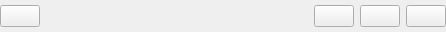
<?xml version="1.0" encoding="UTF-8"?>
<ui version="4.0">
 <class>MappingToolBarBase</class>
 <widget class="QWidget" name="MappingToolBarBase">
  <property name="geometry">
   <rect>
    <x>0</x>
    <y>0</y>
    <width>446</width>
    <height>32</height>
   </rect>
  </property>
  <property name="windowTitle">
   <string>Mapping Tool Bar</string>
  </property>
  <layout class="QVBoxLayout" name="verticalLayout">
   <property name="leftMargin">
    <number>0</number>
   </property>
   <property name="topMargin">
    <number>0</number>
   </property>
   <property name="rightMargin">
    <number>0</number>
   </property>
   <property name="bottomMargin">
    <number>0</number>
   </property>
   <item>
    <layout class="QHBoxLayout" name="toolbarLayout">
     <property name="leftMargin">
      <number>0</number>
     </property>
     <property name="topMargin">
      <number>0</number>
     </property>
     <item>
      <widget class="QPushButton" name="aboutButton">
       <property name="sizePolicy">
        <sizepolicy hsizetype="Fixed" vsizetype="Fixed">
         <horstretch>0</horstretch>
         <verstretch>0</verstretch>
        </sizepolicy>
       </property>
       <property name="toolTip">
        <string>About NAFI HiRes: Mapping Burnt Areas …</string>
       </property>
       <property name="text">
        <string/>
       </property>
       <property name="icon">
        <iconset>
         <normaloff>:/plugins/nafi_hires/images/info.png</normaloff>:/plugins/nafi_hires/images/info.png</iconset>
       </property>
      </widget>
     </item>
     <item>
      <spacer name="horizontalSpacer">
       <property name="orientation">
        <enum>Qt::Horizontal</enum>
       </property>
       <property name="sizeHint" stdset="0">
        <size>
         <width>40</width>
         <height>20</height>
        </size>
       </property>
      </spacer>
     </item>
     <item>
      <widget class="QPushButton" name="refreshButton">
       <property name="sizePolicy">
        <sizepolicy hsizetype="Fixed" vsizetype="Fixed">
         <horstretch>0</horstretch>
         <verstretch>0</verstretch>
        </sizepolicy>
       </property>
       <property name="toolTip">
        <string>Refresh Layers</string>
       </property>
       <property name="text">
        <string/>
       </property>
       <property name="icon">
        <iconset>
         <normaloff>:/plugins/nafi_hires/images/refresh.png</normaloff>:/plugins/nafi_hires/images/refresh.png</iconset>
       </property>
      </widget>
     </item>
     <item>
      <widget class="QPushButton" name="approveButton">
       <property name="sizePolicy">
        <sizepolicy hsizetype="Fixed" vsizetype="Fixed">
         <horstretch>0</horstretch>
         <verstretch>0</verstretch>
        </sizepolicy>
       </property>
       <property name="toolTip">
        <string>Approve Selected Burnt Areas</string>
       </property>
       <property name="text">
        <string/>
       </property>
       <property name="icon">
        <iconset>
         <normaloff>:/plugins/nafi_hires/images/approve.png</normaloff>:/plugins/nafi_hires/images/approve.png</iconset>
       </property>
      </widget>
     </item>
     <item>
      <widget class="QPushButton" name="currentMappingButton">
       <property name="sizePolicy">
        <sizepolicy hsizetype="Fixed" vsizetype="Fixed">
         <horstretch>0</horstretch>
         <verstretch>0</verstretch>
        </sizepolicy>
       </property>
       <property name="toolTip">
        <string>Download Current Mapping</string>
       </property>
       <property name="toolTipDuration">
        <number>-5</number>
       </property>
       <property name="text">
        <string/>
       </property>
       <property name="icon">
        <iconset>
         <normaloff>:/plugins/nafi_hires/images/mapdownload.png</normaloff>:/plugins/nafi_hires/images/mapdownload.png</iconset>
       </property>
      </widget>
     </item>
    </layout>
   </item>
  </layout>
 </widget>
 <resources/>
 <connections/>
</ui>
